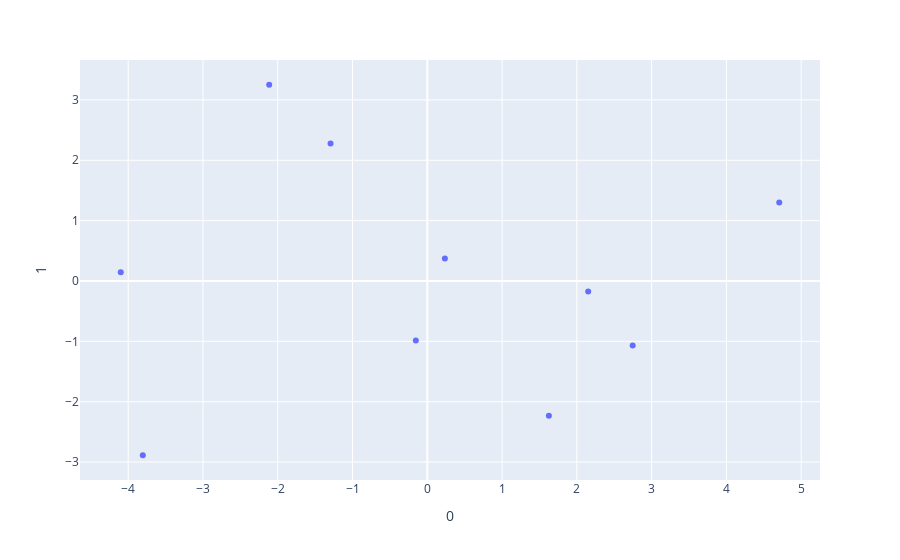

Notebook cell for this chart:
### Code cell
fig = px.scatter(newdf, x=0, y=1)
fig.show()

### Figure 1 — Plotly figure (JSON) as saved in the notebook; plotly's stock layout.template omitted (floating-point values rounded to 4 significant figures)
{"data": [{"hovertemplate": "0=%{x}<br>1=%{y}<extra></extra>", "legendgroup": "", "marker": {"color": "#636efa", "symbol": "circle"}, "mode": "markers", "name": "", "orientation": "v", "showlegend": false, "type": "scatter", "x": [2.151, -3.804, -0.1532, 4.707, -1.294, -4.099, 1.626, -2.114, 0.2348, 2.746], "xaxis": "x", "y": [-0.1731, -2.887, -0.9869, 1.302, 2.279, 0.1436, -2.232, 3.251, 0.373, -1.069], "yaxis": "y"}], "layout": {"legend": {"tracegroupgap": 0}, "margin": {"t": 60}, "xaxis": {"anchor": "y", "domain": [0, 1], "title": {"text": "0"}}, "yaxis": {"anchor": "x", "domain": [0, 1], "title": {"text": "1"}}}}
